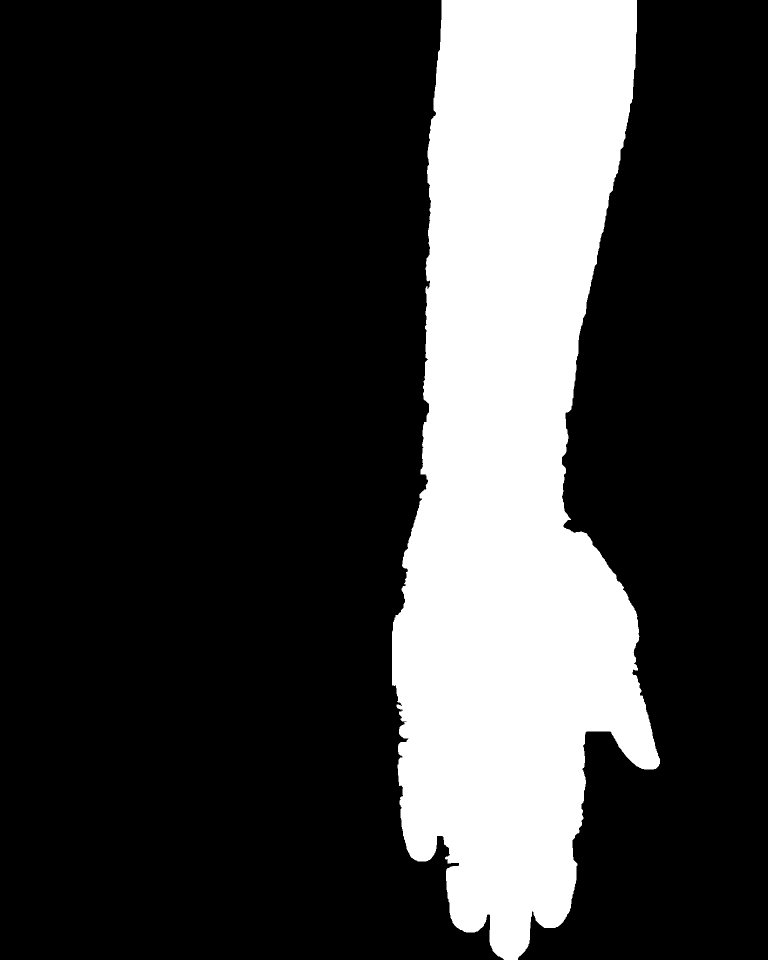
#> input picture mehndi-3d-tryon/mehndi-3d-tryon/data/stage1/ref_mask_R.png, 1536 x 1920 px (shown at 1/2 size)
$ python s1_trace_hand.py
#> lines starting #> are read from the running program, lines starting #| are printed output that depends on the picture; after the words box and inside, x2 and y2 are one past the last pixel; in counts of white or black regions, pixels touching at a corner belong together
### mehndi-3d-tryon/mehndi-3d-tryon/pipeline/common.py
"""Shared paths and helpers for the Mehndi 3D try-on pipeline.

Every stage script imports this module, so all paths are relative to the package
folder and the pipeline runs from anywhere.
"""
import base64
import glob
import json
import os
import shutil
import subprocess
import sys
import tempfile
import time
from pathlib import Path

try:
    import cv2
    import numpy as np
except ImportError:  # pragma: no cover
    sys.exit("This pipeline needs OpenCV and NumPy:\n    python3 -m pip install -r pipeline/requirements.txt")

ROOT = Path(__file__).resolve().parent.parent
PIPE = ROOT / "pipeline"
TPL = PIPE / "templates"
DATA = ROOT / "data"
S1, S2, S4 = DATA / "stage1", DATA / "stage2", DATA / "stage4"
DESIGNS = DATA / "designs"
GEN = ROOT / "generated-images"
PROMPTS = GEN / "prompts"
REF = ROOT / "reference" / "reference.webp"
REGISTRY = DATA / "designs.json"
CONFIG = DATA / "config.json"
SITE = ROOT / "index.html"

W, H = 1536, 1920           # working canvas = the reference photo's size (px)


def K(r):
    return cv2.getStructuringElement(cv2.MORPH_ELLIPSE, (2 * r + 1, 2 * r + 1))


def load_json(p, default=None):
    p = Path(p)
    return json.loads(p.read_text()) if p.exists() else default


def save_json(p, obj):
    Path(p).write_text(json.dumps(obj, indent=2) + "\n")


def config():
    return load_json(CONFIG)


def read_canvas(path):
    """Read any photo and resize it to the working canvas."""
    img = cv2.imread(str(path))
    if img is None:
        raise FileNotFoundError(path)
    interp = cv2.INTER_AREA if img.shape[1] > W else cv2.INTER_CUBIC
    return cv2.resize(img, (W, H), interpolation=interp)


# ---------------------------------------------------------------- segmentation
# [24 lines left out: functions keep_hands, segment, not called in this run]


def iou(a, b):
    a, b = a > 127, b > 127
    return float((a & b).sum() / max(1, (a | b).sum()))


# [38 lines left out: functions ecc_align, bleed, data_url, not called in this run]


# ---------------------------------------------------------------- Codex
CODEX_TAIL = ("\n\nWhen the image is generated, copy the final image file into the current working "
              "directory as out.png and reply with just its path.\n")


# [36 lines left out: function codex_edit, not called in this run]

### mehndi-3d-tryon/mehndi-3d-tryon/pipeline/hand_shape.py
"""Stage 1 model: the LEFT hand of the reference photo as a parametric shape
(forearm/palm polygon + tapered finger capsules), in reference pixels (1536x1920).
The right hand is this shape mirrored and turned (see s1_trace_hand.py)."""
import numpy as np, cv2
FOREARM_L = [(-900,376),(-600,380),(-300,384),(0,390),(100,389),(200,391),(300,401),(400,420),(500,437),(600,447),(700,456),(800,462),(900,463),(950,461),(1000,452)]
FOREARM_R = [(-900,805),(-600,800),(-300,795),(0,787),(100,789),(200,788),(300,787),(400,778),(500,770),(600,766),(700,759),(800,752),(900,746),(1000,744),(1050,750),(1100,760),(1150,769),(1200,776),(1300,779),(1400,777),(1450,770),(1480,762)]
# palm polygon (clockwise in image coords): down the right side, along finger bases, up the thumb side
def palm_poly():
    pts = [(x,y) for (y,x) in FOREARM_R]
    pts += [(715,1470),(668,1478),(610,1500),(565,1506),(520,1505),(478,1495),(430,1475),(385,1445),(368,1395),(355,1365),(330,1335),(300,1290),(298,1250),(305,1200),(325,1150),(362,1100),(408,1050),(432,1028)]
    pts += [(x,y) for (y,x) in reversed(FOREARM_L)]
    return pts
# digits: list of segments (A,B,rA,rB); tip end is rounded
FINGERS = {
  "index":  dict(B=(430,1400), T=(432,1843), rB=48, rT=42, web=1470),
  "middle": dict(B=(522,1420), T=(520,1906), rB=45, rT=42, web=1500),
  "ring":   dict(B=(610,1420), T=(609,1869), rB=43, rT=40, web=1495),
  "pinky":  dict(B=(718,1410), T=(716,1736), rB=38, rT=34, web=1470),
}
THUMB = dict(P=[(385,1150),(318,1335),(236,1508)], R=[46,45,42])
PALM_CENTER = (578,1283)
WRIST_Y = 985

def capsule_field(shape, segs):
    """returns (inside-signed 'radius-normalised' value, height) for chain of tapered segments.
    segs: list of (A, B, rA, rB). The end B of last seg is the extreme tip point (rounded)."""
    H, W = shape
    yy, xx = np.mgrid[0:H, 0:W].astype(np.float32)
    best = np.full(shape, -1e9, np.float32)  # value: r(t)^2 - d^2 normalised -> use q = 1 - d/r
    hbest = np.zeros(shape, np.float32)
    for (A, B, rA, rB) in segs:
        ax, ay = A; bx, by = B
        dx, dy = bx-ax, by-ay; L = (dx*dx+dy*dy)**0.5
        ux, uy = dx/L, dy/L
        t = ((xx-ax)*ux + (yy-ay)*uy)
        tc = np.clip(t, 0, L)
        r = rA + (rB-rA)*(tc/L)
        cx = ax + ux*tc; cy = ay + uy*tc
        d = np.sqrt((xx-cx)**2 + (yy-cy)**2)
        q = 1 - d/np.maximum(r,1)
        better = q > best
        best = np.where(better, q, best)
        hh = r*np.sqrt(np.clip(1-(d/np.maximum(r,1))**2, 0, 1))
        hbest = np.where(better, hh, hbest)
    return best, hbest

def digit_segs(name):
    if name == "thumb":
        P, R = THUMB["P"], THUMB["R"]
        segs = [(P[0],P[1],R[0],R[1])]
        # last seg: shorten so rounded end reaches the tip point
        ax, ay = P[1]; bx, by = P[2]; L = ((bx-ax)**2+(by-ay)**2)**0.5
        ux, uy = (bx-ax)/L, (by-ay)/L
        segs.append((P[1], (bx-ux*R[2], by-uy*R[2]), R[1], R[2]))
        return segs
    f = FINGERS[name]
    ax, ay = f["B"]; bx, by = f["T"]; L = ((bx-ax)**2+(by-ay)**2)**0.5
    ux, uy = (bx-ax)/L, (by-ay)/L
    return [(f["B"], (bx-ux*f["rT"], by-uy*f["rT"]), f["rB"], f["rT"])]

### mehndi-3d-tryon/mehndi-3d-tryon/pipeline/s1_trace_hand.py
"""Stage 1b — trace a clean hand shape and fit the right hand.

Input : data/stage1/ref_mask_R.png (+ hand_shape.py, the parametric left hand)
Output: data/stage1/traced_L.png, traced_R.png, traced_both.png,
        right_hand_affine.npy (left px -> right px: mirror + ~4° turn), trace_check.jpg
The right hand is the left shape mirrored, then rotated/moved by ECC alignment onto
the reference's real right-hand mask.
"""
from common import *
from hand_shape import palm_poly, capsule_field, digit_segs


def left_mask():
    m = np.zeros((H, W), np.uint8)
    cv2.fillPoly(m, [np.round(np.array(palm_poly(), np.float32) * 16).astype(np.int32)], 255, lineType=cv2.LINE_AA, shift=4)
    for nm in ["index", "middle", "ring", "pinky", "thumb"]:
        q, _ = capsule_field((H, W), digit_segs(nm))
        m[q > 0] = 255
    return (m > 127).astype(np.uint8) * 255


if __name__ == "__main__":
    L = left_mask()
    R_ref = cv2.imread(str(S1 / "ref_mask_R.png"), 0).astype(np.float32) / 255
#> R_ref: shape (1920, 1536) float32; values 0 (black) and 1 (white), 23% white; 1 white region, box (x1, y1, x2, y2) and area: (784, 0, 1320, 1920) 678259
    c = 818.0  # first guess: mirror about x = 818
    Mm = np.array([[-1, 0, 2 * c], [0, 1, 0]], np.float32)
    Lmir = cv2.warpAffine(L.astype(np.float32) / 255, Mm, (W, H))
    warp = np.eye(2, 3, dtype=np.float32)
    crit = (cv2.TERM_CRITERIA_EPS | cv2.TERM_CRITERIA_COUNT, 200, 1e-6)
    _, warp = cv2.findTransformECC(cv2.GaussianBlur(R_ref, (0, 0), 6), cv2.GaussianBlur(Lmir, (0, 0), 6), warp, cv2.MOTION_EUCLIDEAN, crit, None, 5)
#> warp = [[0.997, 0.0727, -24.95], [-0.0727, 0.997, 63.7]]
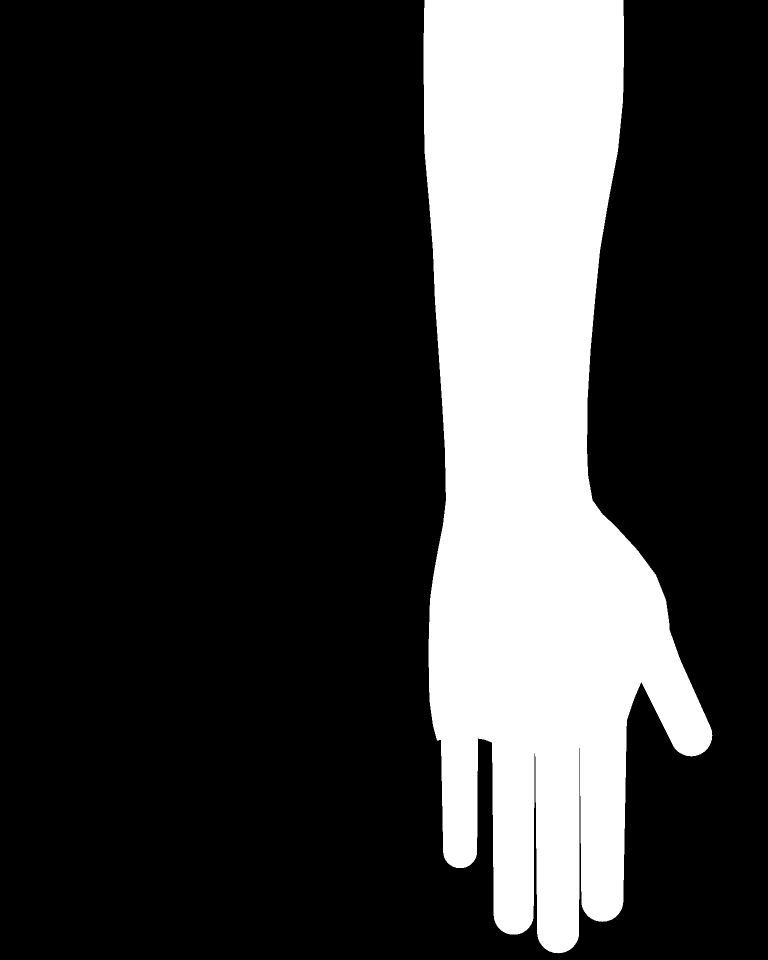
#> Lmir: shape (1920, 1536) float32 (shown at 1/2 size); values 0 (black) and 1 (white), 23% white; 1 white region, box (x1, y1, x2, y2) and area: (847, 0, 1425, 1907) 677505
    to3 = lambda a: np.vstack([a, [0, 0, 1]])
    left_to_right = np.linalg.inv(to3(Mm) @ to3(warp))[:2]
#> left_to_right = [[-0.997, -0.0727, 1661.2], [-0.0727, 0.997, 57.26]]
    np.save(S1 / "right_hand_affine.npy", left_to_right)
    R = cv2.warpAffine(L, left_to_right.astype(np.float32), (W, H), flags=cv2.INTER_NEAREST)
#> R: shape (1920, 1536); 23% white; 1 white region, box (x1, y1, x2, y2) and area: (784, 0, 1344, 1920) 677495
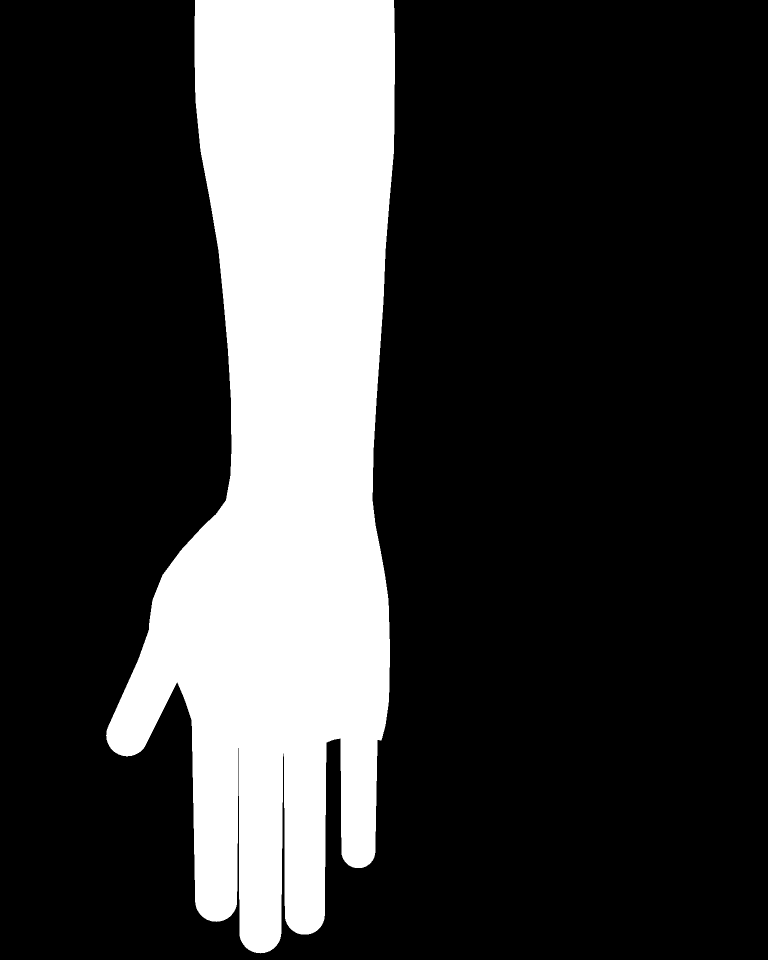
#> L: shape (1920, 1536) (shown at 1/2 size); 23% white; 1 white region, box (x1, y1, x2, y2) and area: (212, 0, 790, 1907) 677505
    cv2.imwrite(str(S1 / "traced_L.png"), L)
    cv2.imwrite(str(S1 / "traced_R.png"), R)
    cv2.imwrite(str(S1 / "traced_both.png"), cv2.bitwise_or(L, R))
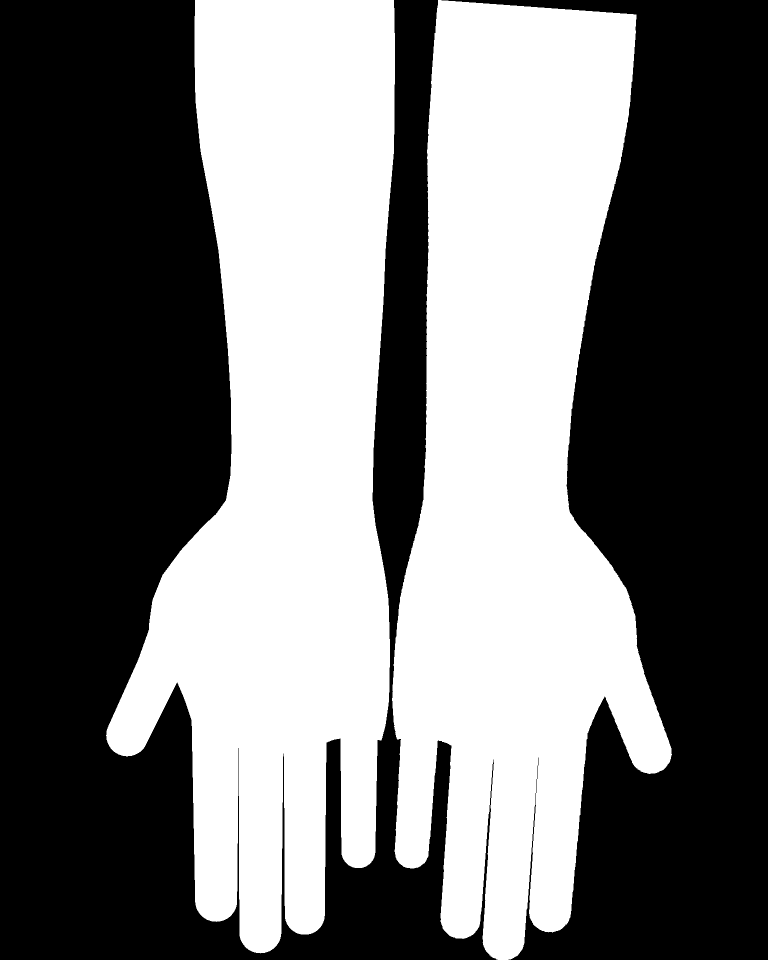
#> saved as traced_both.png: shape (1920, 1536) (shown at 1/2 size); 45.9% white; 2 white regions
    vis = read_canvas(REF)
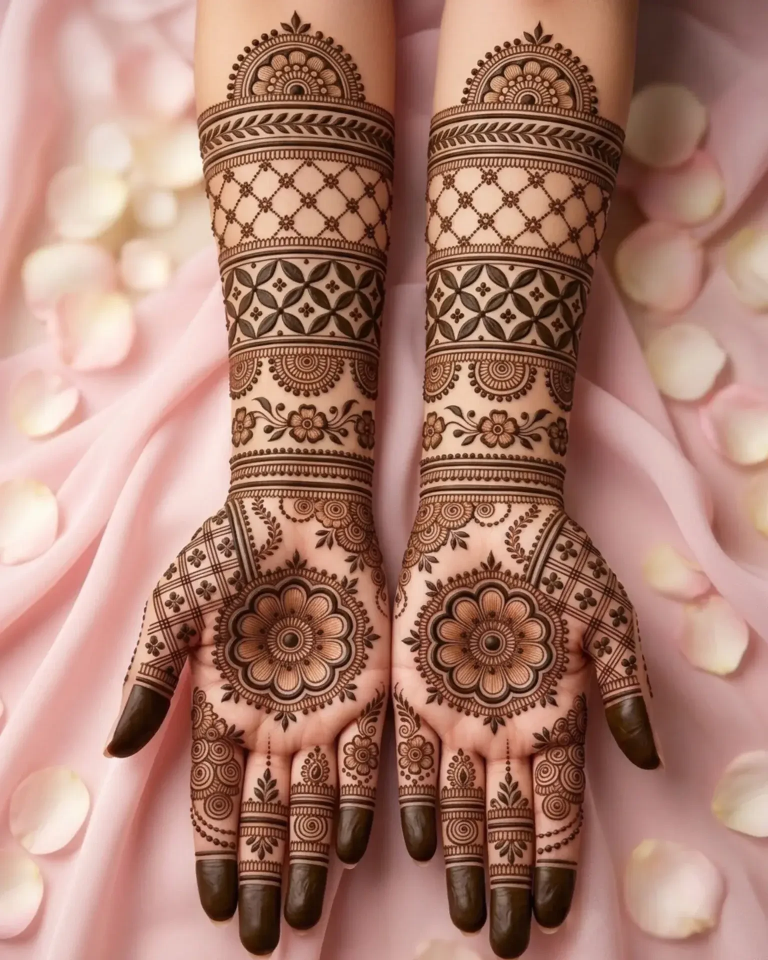
#> input picture mehndi-3d-tryon/mehndi-3d-tryon/reference/reference.webp, 1536 x 1920 px (shown at 1/2 size)
#> in read_canvas, img is the input picture: shape (1920, 1536, 3); mean B, G, R 112, 126.4, 170.2
    cnts, _ = cv2.findContours(cv2.bitwise_or(L, R), cv2.RETR_EXTERNAL, cv2.CHAIN_APPROX_NONE)
#> cnts = 2 contours; box (x1, y1, x2, y2) and area: (784, 0, 1344, 1920) 674334, (212, 0, 790, 1907) 674186
    cv2.drawContours(vis, cnts, -1, (255, 255, 0), 2)
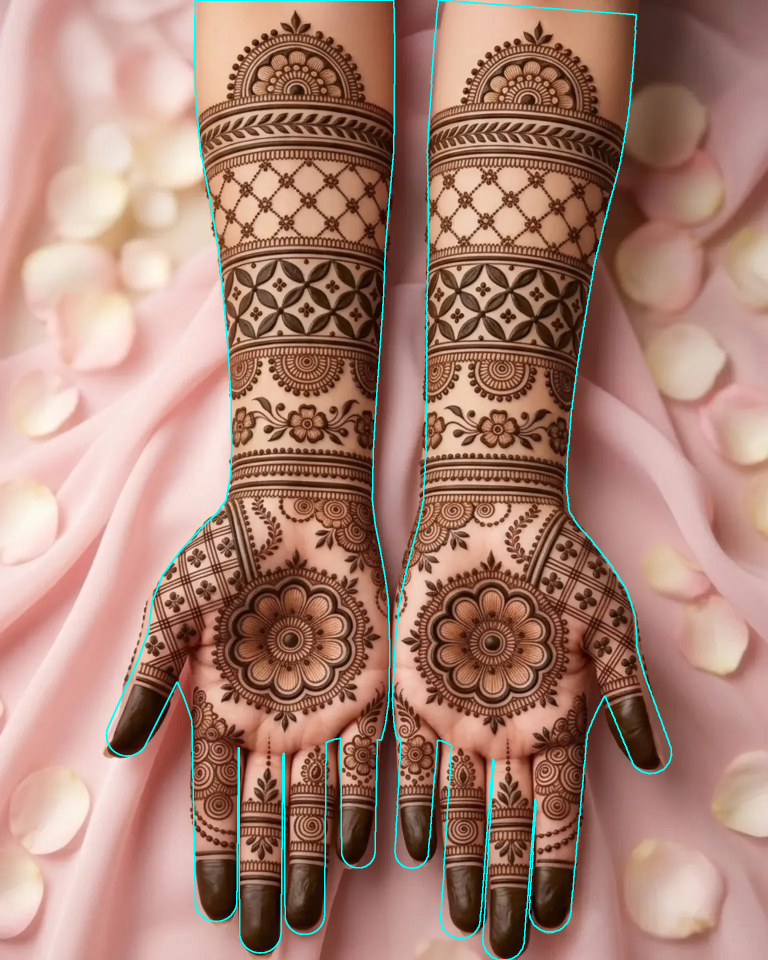
#> vis: shape (1920, 1536, 3) (shown at 1/2 size); 1.44% of pixels changed, all inside (x1, y1, x2, y2) = (211, 0, 1345, 1920)
    cv2.imwrite(str(S1 / "trace_check.jpg"), cv2.resize(vis, (768, 960)))
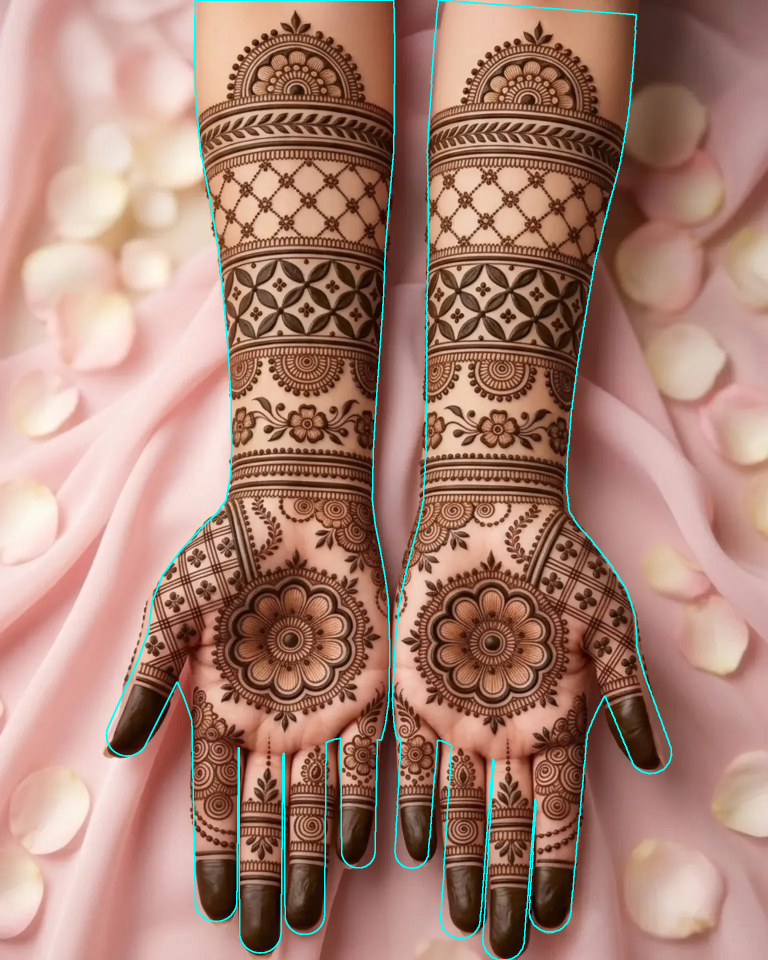
#> saved as trace_check.jpg: shape (960, 768, 3); mean B, G, R 114.9, 129.1, 168.5
    print("right hand turn: %.2f°" % np.degrees(np.arctan2(warp[1, 0], warp[0, 0])),
          "| IoU right:", round(iou(R, (R_ref * 255).astype(np.uint8)), 3))
#| right hand turn: -4.17° | IoU right: 0.935
    print("stage 1b done → data/stage1/traced_*.png, right_hand_affine.npy")
